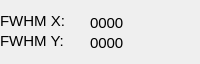
        <widget class="QWidget" name="tab_2">
         <attribute name="title">
          <string>Slice</string>
         </attribute>
         <widget class="QLabel" name="label_Right_13">
          <property name="geometry">
           <rect>
            <x>0</x>
            <y>10</y>
            <width>71</width>
            <height>21</height>
           </rect>
          </property>
          <property name="font">
           <font>
            <pointsize>11</pointsize>
           </font>
          </property>
          <property name="text">
           <string>FWHM X:</string>
          </property>
         </widget>
         <widget class="QLabel" name="label_0fwhmy_slice">
          <property name="geometry">
           <rect>
            <x>90</x>
            <y>30</y>
            <width>101</width>
            <height>25</height>
           </rect>
          </property>
          <property name="font">
           <font>
            <pointsize>11</pointsize>
           </font>
          </property>
          <property name="text">
           <string>0000</string>
          </property>
         </widget>
         <widget class="QLabel" name="label_Right_12">
          <property name="geometry">
           <rect>
            <x>0</x>
            <y>30</y>
            <width>71</width>
            <height>21</height>
           </rect>
          </property>
          <property name="font">
           <font>
            <pointsize>11</pointsize>
           </font>
          </property>
          <property name="autoFillBackground">
           <bool>false</bool>
          </property>
          <property name="text">
           <string>FWHM Y:</string>
          </property>
         </widget>
         <widget class="QLabel" name="label_0fwhmx_slice">
          <property name="geometry">
           <rect>
            <x>90</x>
            <y>10</y>
            <width>101</width>
            <height>25</height>
           </rect>
          </property>
          <property name="font">
           <font>
            <pointsize>11</pointsize>
           </font>
          </property>
          <property name="text">
           <string>0000</string>
          </property>
         </widget>
        </widget>
